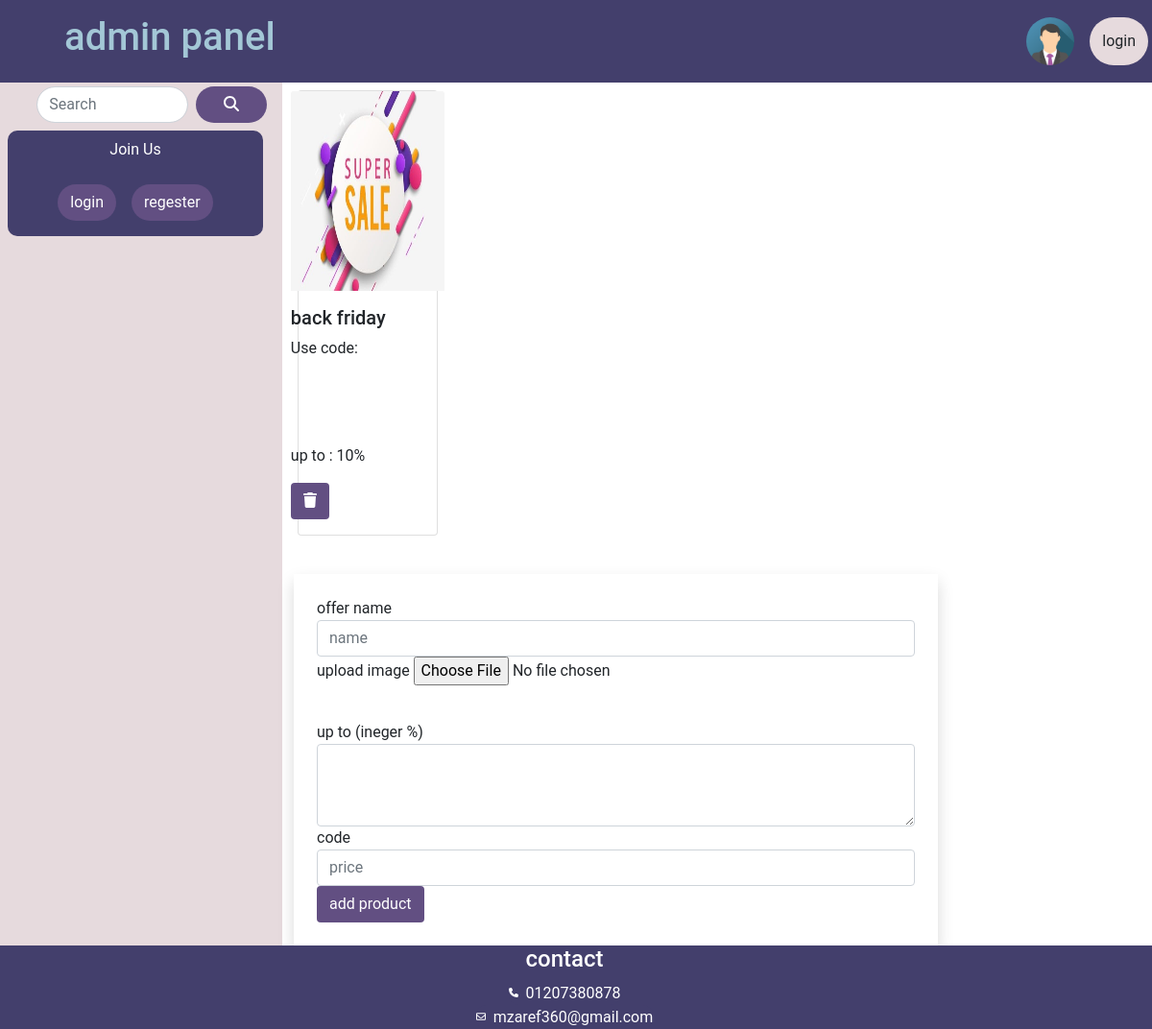
The app's page /admin/add_offer.php with its own data.
### tables this page shows
CREATE TABLE `offers` (
  `id` int(11) NOT NULL,
  `name` varchar(50) NOT NULL,
  `precent` varchar(50) NOT NULL,
  `img` varchar(50) NOT NULL,
  `code` varchar(50) NOT NULL
);

### admin/add_offer.php (the view, shortened to what this page needs)
<!DOCTYPE html>
<html lang="en">
<head>
    <link href="css/all.min.css" rel="stylesheet" >
    <link href="css/bootstrap.min.css" rel="stylesheet" >
    <link href="css/css.css" rel="stylesheet" >
</head>
<body>
<div class="row">
  <?php
      include('includes/navbar.php');
  ?>
</div>
<div class=" c-side-h row">
<?php
  include('includes/side.php');
?>
<div id="content"  class="col-lg-9 col-md-9 col-sm-12">
<div class="col-lg-9 col-md-9 col-sm-12">
  <div class="row">
    <?php
    $get_cat_i = "SELECT * FROM `offers` ";
    $run_cat_i = mysqli_query($conn, $get_cat_i);
    while($row_cat_i = mysqli_fetch_array($run_cat_i))
    {
      $name = $row_cat_i['name'];
      $precent = $row_cat_i['precent'];
      $img = $row_cat_i['img'];
      $code = $row_cat_i['code'];
      $id = $row_cat_i['id'];
    ?>
      <div class="col col-lg-3 col-md-6 my-2 my-1">
        <div style="height: 30rem;">
          <div class="card ms-1 d-flex justify-content-center align-items-center">
            <img style="height: 13rem; width: 10rem;" src="../offers/<?php echo($img); ?>" class="card-img-top" alt="...">
            <div class="card-body">
                <h5 class="card-title"><?php echo($name); ?></h5>
                <p style="height: 6rem;width: 10rem;" class="card-text">Use code:<?php $code;?></p>
                <p class="card-text">up to  :  <?php echo($precent); ?>%</p>
                <a href="delete_offer.php?id=<?php echo $id;?>" class="btn main-btn" style="color: white;"><i class="fa-solid fa-trash"></i></a>
            </div>
          </div>
        </div>
      </div>
    <?php
    }
    ?>
  </div>
</div>
<div id="content" class="shadow border-dark col-lg-9 col-md-9 col-sm-12 mt-3">
<div class="container py-4 ">
<form method="post" action="add_offer.php" enctype="multipart/form-data">
  <div class="form-group">
    <label for="exampleFormControlInput1">offer name</label>
    <input type="text" name="name" class="form-control" id="productnameinput" placeholder="name">
  </div>
  <div class="input-group mb-3">
    <div class="mb-3">
      <label for="formFileSm" class="form-label">upload image</label>
      <input type="file" name="file" id="file">
    </div>
  </div>
  <div class="form-group">
    <label  for="exampleFormControlTextarea1">up to (ineger %)</label>
    <textarea name="prec" class="form-control" id="exampleFormControlTextarea1" rows="3"></textarea>
  </div>
  <div class="form-group">
    <label for="exampleFormControlInput1">code</label>
    <input name="code" type="text" class="form-control" id="productnameinput" placeholder="price">
  </div>
  <div class="col-12">
    <button type="submit" class="btn main-btn">add product</button>
  </div>
</form>
</div>
</div>
</div>
<?php
include('includes/footer.php');
?>
</body>
</html>

### admin/css/css.css (style rules this page uses)
* { box-sizing: border-box; padding: 0px; margin: 0; }
:root { --dark-color:#433f6c; --green-color:#A3C7D6; --red-color:#624F82; --yellow-color:white; --section:#e6dadd; }
body { font-family: "roboto",sans-serif; width: 100%; }
html { overflow-x: hidden; }
.main-btn { background-color: var(--red-color); color: var(--yellow-color); }
.c-side-h { min-height: calc(100vh - 17vh); }

### records on screen
offers: img (picture), name "back friday", precent "10"
